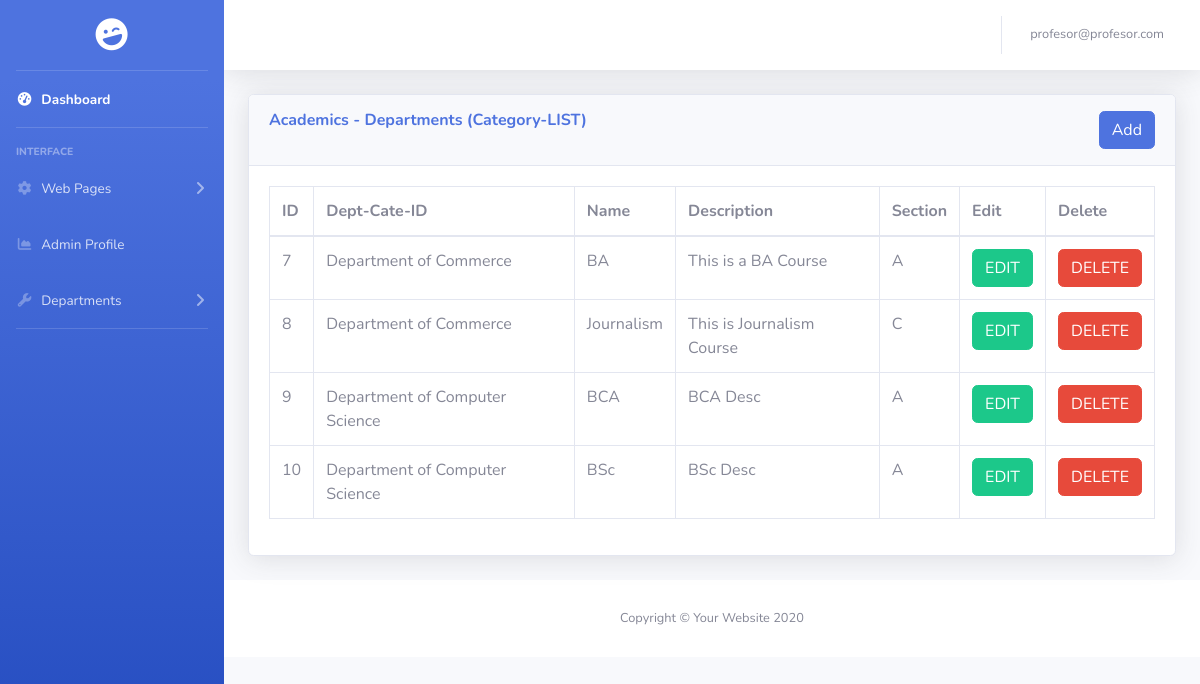
Screenshot of /admin/departments_list.php (signed in) with the database file from the repository.
### tables this page shows
CREATE TABLE `dept_category_list` (
  `id` int(11) NOT NULL,
  `dept_cate_id` int(11) NOT NULL,
  `name` varchar(100) NOT NULL,
  `description` varchar(191) NOT NULL,
  `section` varchar(100) NOT NULL
);

CREATE TABLE `dept_category` (
  `id` int(11) NOT NULL,
  `name` varchar(100) NOT NULL,
  `description` varchar(100) NOT NULL,
  `image` varchar(100) NOT NULL
);

### admin/departments_list.php (the view, shortened to what this page needs)
<?php
include 'includes/header.php';
include 'includes/navbar.php';
?>
        <?php
            $department = "SELECT * FROM dept_category";
            $dept_run = mysqli_query($connection, $department);
        ?>
<div class="container-fluid">
<div class="card shadow mb-4">
  <div class="card-header py-3">
    <h6 class="m-0 font-weight-bold text-primary"> Academics - Departments (Category-LIST)
        <button type="button" class="btn btn-primary float-right" data-toggle="modal" data-target="#deptListModal">
				Add
		</button>
    </h6>
  </div>
  <div class="card-body">
    <div class="table-responsive">
    <?php
        $query = "SELECT * FROM dept_category_list";
        $query_run = mysqli_query($connection, $query);
    ?>
      <table class="table table-bordered" id="dataTable" width="100%" cellspacing="0">
        <thead>
            <tr>
                <th>ID</th>
                <th>Dept-Cate-ID</th>
                <th>Name</th>
                <th>Description</th>
                <th>Section</th>
                <th>Edit</th>
                <th>Delete</th>
            </tr>
        </thead>
        <tbody>
            <?php
            if(mysqli_num_rows($query_run) > 0) {
                while ($row = mysqli_fetch_assoc($query_run)) {
                    $dept_cate_id = $row['dept_cate_id'];
                    $dept_cate = "SELECT * FROM dept_category WHERE id='$dept_cate_id' ";
                    $dept_cate_run = mysqli_query($connection, $dept_cate);
            ?>
            <tr>
                <td><?php echo $row['id']; ?></td>
                <td><?php foreach ($dept_cate_run as $dept_row) {
                                echo $dept_row['name'];
                          }
                    ?>
                </td>
                <td><?php echo $row['name']; ?></td>
                <td><?php echo $row['description']; ?></td>
                <td><?php echo $row['section']; ?></td>
                <td>
                    <form action="departments_list_edit.php" method="POST">
                        <button type="submit" name="edit_btn" class="btn btn-success"> EDIT</button>
                    </form>
                </td>
                <td>
                    <form action="db/code_departments_list.php" method="POST">
                        <button type="submit" name="delete_btn" class="btn btn-danger"> DELETE</button>
                    </form>
                </td>
            </tr>
            <?php
                }
            } else {
                echo "No Record Found";
            }
            ?>
        </tbody>
      </table>
    </div>
  </div>
</div>
</div>
<?php
include 'includes/footer.php';
?>

### admin/includes/header.php (shortened to what this page needs)
<!DOCTYPE html>
<html lang="en">
<head>
  <link href="vendor/fontawesome-free/css/all.min.css" rel="stylesheet" type="text/css">
  <link href="css/sb-admin-2.min.css" rel="stylesheet">
</head>
<body id="page-top">
  <div id="wrapper">

### admin/includes/navbar.php (shortened to what this page needs)
<ul class="navbar-nav bg-gradient-primary sidebar sidebar-dark accordion" id="accordionSidebar">
  <a class="sidebar-brand d-flex align-items-center justify-content-center" href="index.php">
    <div class="sidebar-brand-icon rotate-n-15">
      <i class="fas fa-laugh-wink"></i>
    </div>
  </a>
  <hr class="sidebar-divider my-0">
  <li class="nav-item active">
    <a class="nav-link" href="index.php">
      <i class="fas fa-fw fa-tachometer-alt"></i>
      <span>Dashboard</span></a>
  </li>
  <hr class="sidebar-divider">
  <div class="sidebar-heading">
    Interface
  </div>
  <li class="nav-item">
    <a class="nav-link collapsed" href="#" data-toggle="collapse" data-target="#collapseTwo" aria-expanded="true" aria-controls="collapseTwo">
      <i class="fas fa-fw fa-cog"></i>
      <span>Web Pages</span>
    </a>
  </li>
  <li class="nav-item">
    <a class="nav-link" href="register.php">
      <i class="fas fa-fw fa-chart-area"></i>
      <span>Admin Profile</span>
    </a>
  </li>
  <li class="nav-item">
    <a class="nav-link collapsed" href="#" data-toggle="collapse" data-target="#collapseUtilities" aria-expanded="true" aria-controls="collapseUtilities">
      <i class="fas fa-fw fa-wrench"></i>
      <span>Departments</span>
    </a>
  </li>
  <hr class="sidebar-divider">
</ul>
<div id="content-wrapper" class="d-flex flex-column">
  <div id="content">
    <nav class="navbar navbar-expand navbar-light bg-white topbar mb-4 static-top shadow">
      <ul class="navbar-nav ml-auto">
        <li class="nav-item dropdown no-arrow">
          <a class="nav-link dropdown-toggle" href="#" id="userDropdown" role="button" data-toggle="dropdown" aria-haspopup="true" aria-expanded="false">
            <span class="mr-2 d-none d-lg-inline text-gray-600 small">
             <?php echo $_SESSION['username']; ?>
            </span>
          </a>
        </li>
      </ul>
    </nav>

### admin/includes/footer.php
      <footer class="sticky-footer bg-white">
        <div class="container my-auto">
          <div class="copyright text-center my-auto">
            <span>Copyright &copy; Your Website 2020</span>
          </div>
        </div>
      </footer>
    </div>
</body>
</html>

### rows the page displays
dept_category_list: id "7", name "BA", description "This is a BA Course", section "A"
dept_category: name "Department of Commerce"
dept_category_list: id "8", name "Journalism", description "This is Journalism Course", section "C"
dept_category_list: id "9", name "BCA", description "BCA Desc", section "A"
dept_category: name "Department of Computer Science"
dept_category_list: id "10", name "BSc", description "BSc Desc", section "A"

### other values shown
$_SESSION['username'] "profesor@profesor.com"
